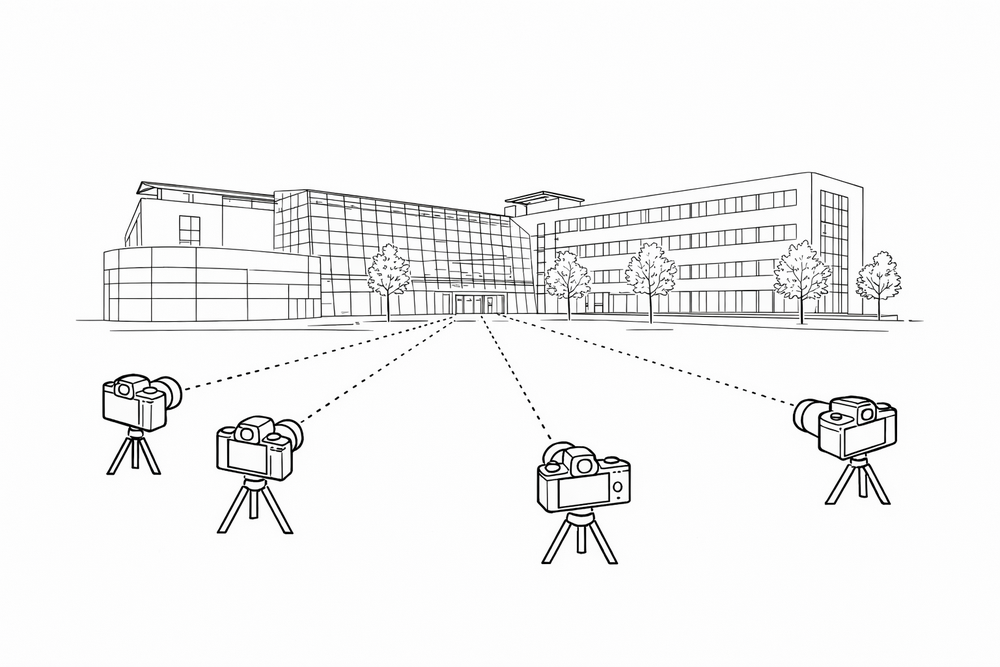
#> input picture ex1/3dcv_teaser.png, 1000 x 667 px, shrunk from 1536 x 1024 before the run
$ jupyter execute ex01_svd.ipynb
#> lines starting #> are read from the running program, lines starting #| are printed output that depends on the picture
[cell 1]
import numpy as np
import matplotlib.pyplot as plt
from PIL import Image

# Exercise 1b: SVD and Least Squares

**3D Computer Vision — Summer Semester 2026**

**Prof. Dr. Daniel Cremers, TU Munich**

---

In this notebook you will explore the **singular value decomposition** (SVD) through image compression, and apply least-squares fitting via the pseudo-inverse. You will also compare least-squares with PCA and understand why they give different results.

| Part | Topic | What you'll see |
|------|-------|-----------------|
| V | SVD image compression | How few singular values capture most of an image |
| VI | Least-squares vs PCA | Two ways to fit a line — and why they differ |

## Part V: SVD Image Compression

A grayscale image is just a matrix $A \in \mathbb{R}^{m \times n}$ of pixel intensities. Its SVD decomposes it into a sum of rank-1 "layers":

$$A = \sigma_1 \mathbf{u}_1 \mathbf{v}_1^\top + \sigma_2 \mathbf{u}_2 \mathbf{v}_2^\top + \cdots + \sigma_r \mathbf{u}_r \mathbf{v}_r^\top$$

Each layer $\sigma_i \mathbf{u}_i \mathbf{v}_i^\top$ captures a pattern of decreasing importance. The **Eckart-Young theorem** guarantees that keeping only the first $k$ terms gives the best possible rank-$k$ approximation:

$$A_k = \sum_{i=1}^{k} \sigma_i \mathbf{u}_i \mathbf{v}_i^\top, \qquad \|A - A_k\|_F^2 = \sum_{i=k+1}^{r} \sigma_i^2$$

This is also the core idea behind **PCA**: the leading singular vectors capture the directions of greatest variance in the data.

**Implement** `svd_compress` below.

[cell 2]
_img = Image.open("3dcv_teaser.png").convert("L")
img_gray = np.array(_img, dtype=float) / 255.0
U_img, S_img, Vt_img = np.linalg.svd(img_gray, full_matrices=False)
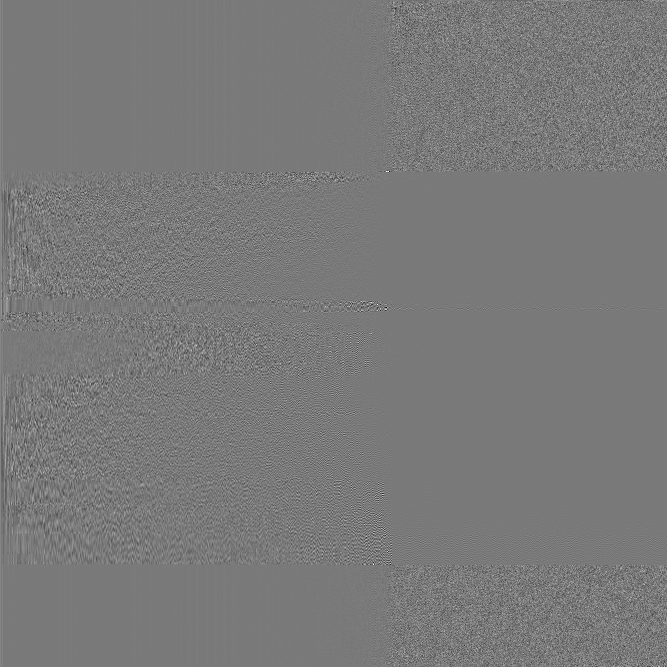
#> U_img: shape (667, 667) float64; min -0.431, max 0.47, mean 5.63e-05; drawn with min black and max white
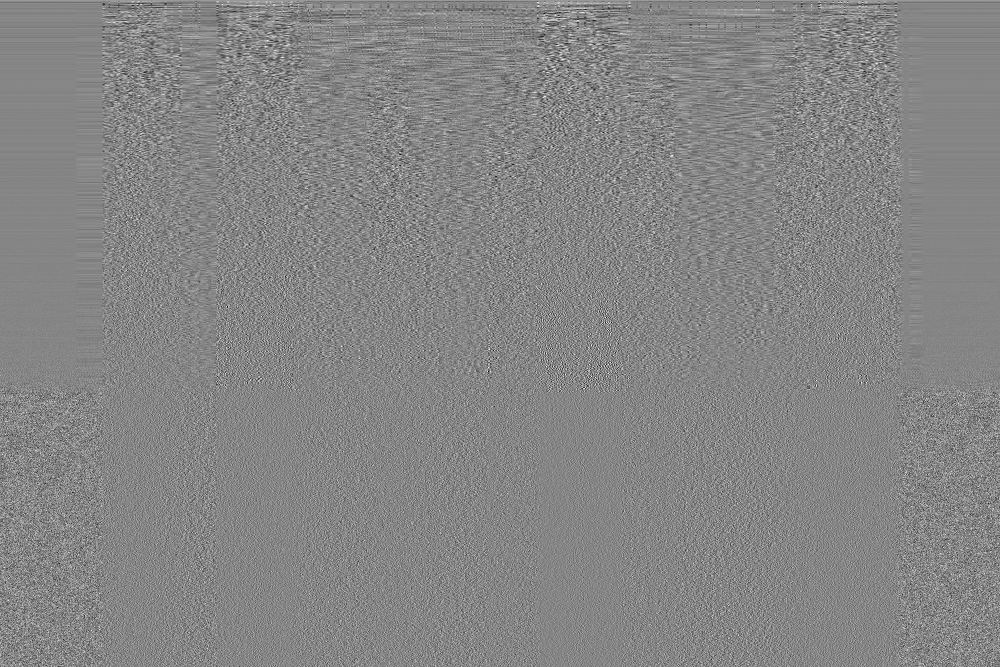
#> Vt_img: shape (667, 1000) float64; min -0.216, max 0.196, mean 4.85e-05; drawn with min black and max white
#> S_img = 667 values, max 784.4 at index 0, min 0.0167 at index 666, mean 3.22

[cell 3]
def svd_compress(U, S, Vt, k):
    """Reconstruct a matrix using only the first k singular values.

    Args:
        U: Left singular vectors, shape (m, r).
        S: Singular values, shape (r,).
        Vt: Right singular vectors, shape (r, n).
        k: Number of singular values to keep.

    Returns:
        A_k: Rank-k approximation, shape (m, n).
    """
    U_k = U[:, :k]
    S_k = np.diag(S[:k])
    Vt_k = Vt[:k, :]
    A_k = U_k @ S_k @ Vt_k
    return A_k

[cell 4]
rank_values = [1, 5, 10, 20, 50, 100]
total_energy = np.sum(S_img**2)
#> total_energy = 626931

_fig, axes = plt.subplots(2, 4, figsize=(18, 8))

axes[0, 0].imshow(img_gray, cmap="gray", vmin=0, vmax=1)
axes[0, 0].set_title("Original", fontsize=11)
axes[0, 0].axis("off")

for idx, k in enumerate(rank_values):
    row, col = divmod(idx + 1, 4)
    img_k = svd_compress(U_img, S_img, Vt_img, k)
    energy = np.sum(S_img[:k]**2) / total_energy * 100
    m, n = img_gray.shape
    storage = k * (m + n + 1) / (m * n) * 100
    axes[row, col].imshow(np.clip(img_k, 0, 1), cmap="gray", vmin=0, vmax=1)
    axes[row, col].set_title(f"k={k}  ({energy:.0f}% energy, {storage:.0f}% storage)", fontsize=10)
    axes[row, col].axis("off")
#> this loop made 6 passes
#> energy on passes 2 to 6: 98.62, 98.86, 99.12, 99.53, 99.82
#> (S_k in svd_compress, energy) on pass 1: ([784.4], 98.15)
#> pass 1, in svd_compress, `A_k = U_k @ S_k @ Vt_k`:
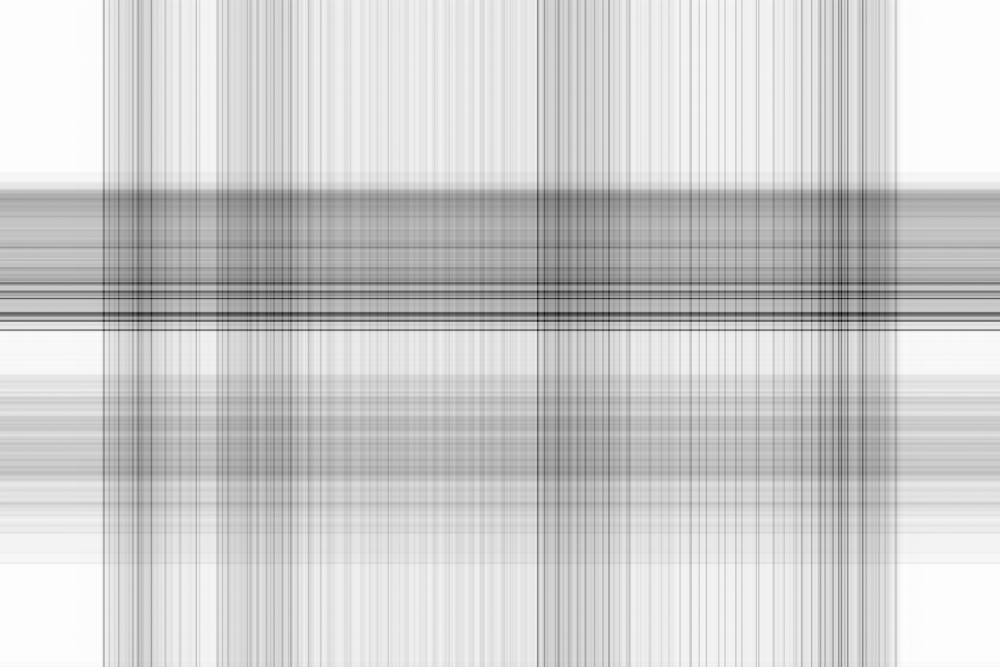
#> A_k: shape (667, 1000) float64; min 0.672, max 1.03, mean 0.959; drawn with min black and max white
#> pass 2, in svd_compress (call 2), `A_k = U_k @ S_k @ Vt_k`:
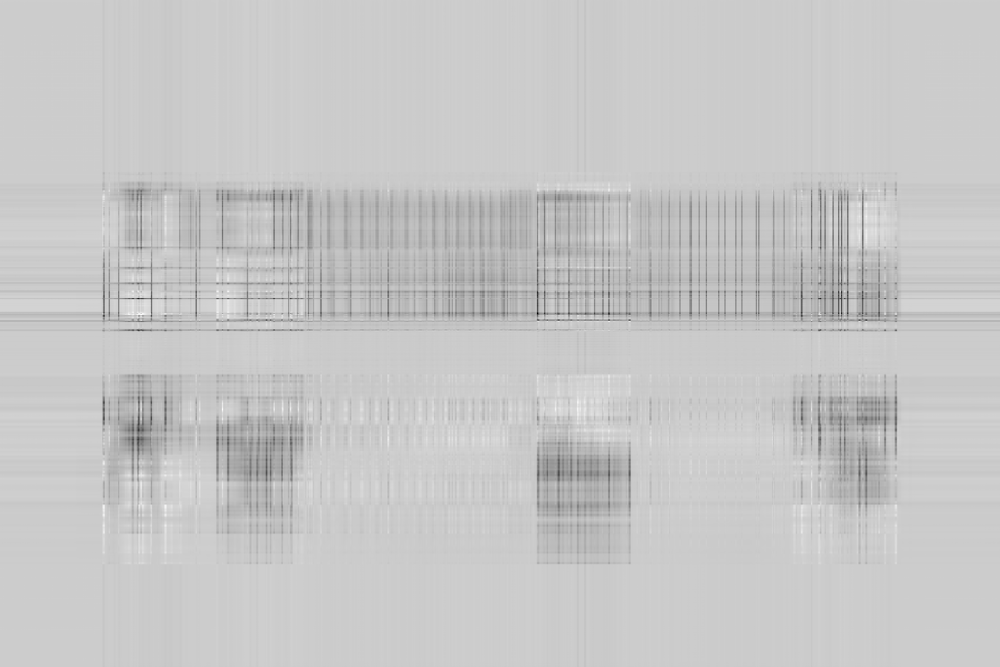
#> A_k: shape (667, 1000) float64; min -0.339, max 1.32, mean 0.959; drawn with min black and max white
#> pass 3, in svd_compress (call 3), `A_k = U_k @ S_k @ Vt_k`:
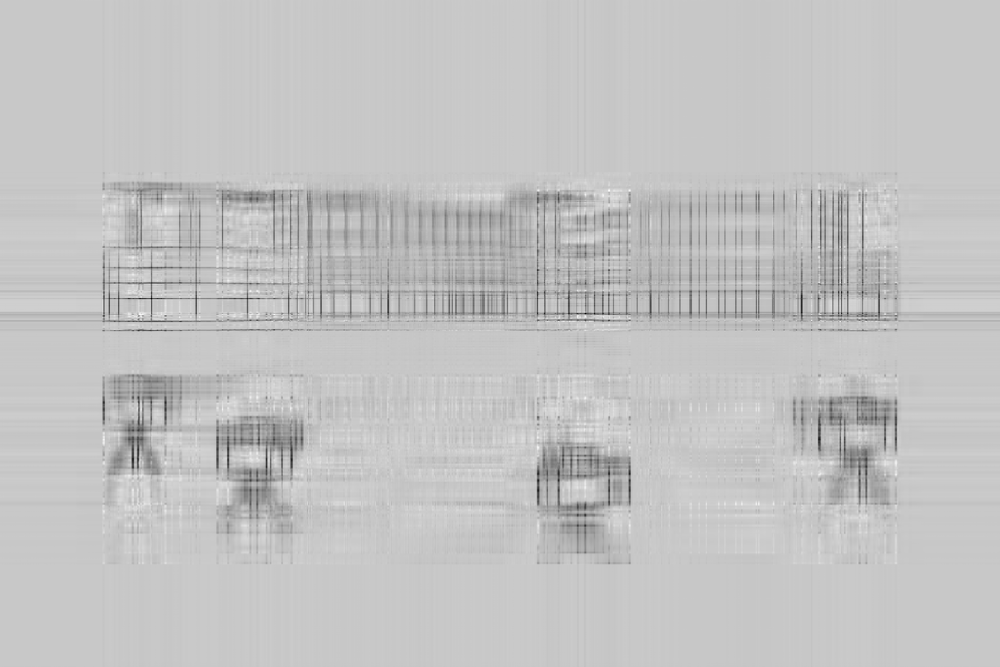
#> A_k: shape (667, 1000) float64; min -0.301, max 1.35, mean 0.959; drawn with min black and max white
#> after the loop:
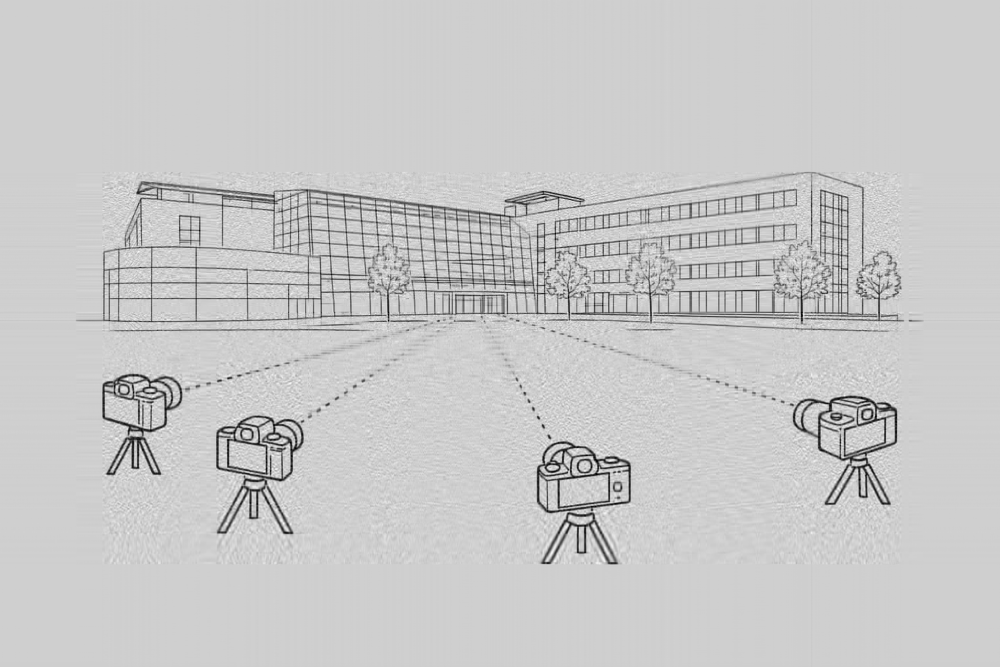
#> img_k: shape (667, 1000) float64; min -0.191, max 1.27, mean 0.959; drawn with min black and max white

axes[1, 3].semilogy(np.arange(1, len(S_img)+1), S_img, "b-", lw=1)
axes[1, 3].set_xlabel("Index")
axes[1, 3].set_ylabel("�� (log scale)")
axes[1, 3].set_title("Singular value spectrum", fontsize=10)
axes[1, 3].grid(True, alpha=0.3)

plt.tight_layout()
plt.show()
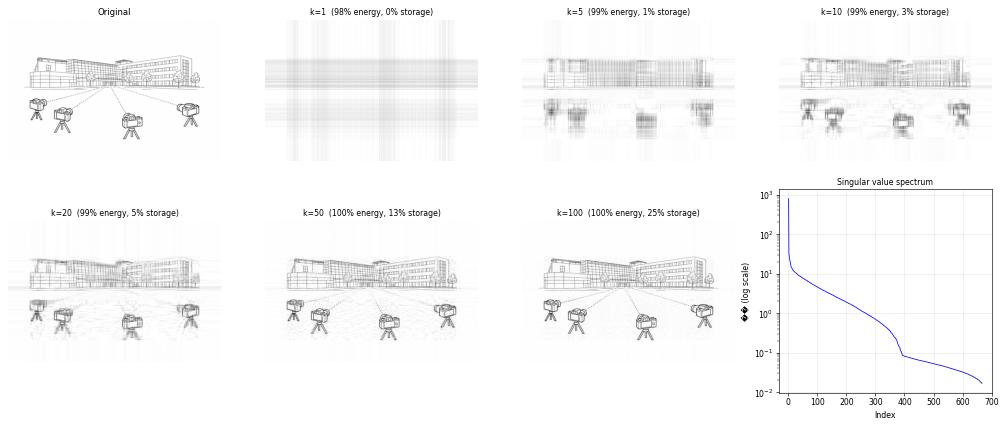
#> figure drawn by matplotlib, 8 panels; panel 8: curve peaks at x = 1, y = 784.4

## Part VI: Least-Squares vs PCA Line Fitting

There are two natural ways to fit a line to 2D points. They look similar but minimize **different things**.

**Method 1 — Least squares.** Model the line as $y = ax + b$ and solve the overdetermined system via the pseudo-inverse. This minimizes the **vertical** distance $\sum_i (y_i - ax_i - b)^2$.

**Method 2 — PCA.** Treat each point as a 2D vector $(x_i, y_i)$. Compute the covariance matrix and find its eigenvectors. The first eigenvector points along the direction of greatest variance — i.e. along the line. This minimizes the **orthogonal** distance from each point to the line.

**Implement both and compare.** Why are the results different?

[cell 5]
np.random.seed(42)
_N = 50
_x = np.linspace(-2, 2, _N)
_y = 2.0 * _x + 1.0 + 1.5 * np.random.randn(_N)
points = np.column_stack([_x, _y])
#> points = 50 pairs, first value -2 to 2, second value -3.75 to 6.26

[cell 6]
def fit_line_least_squares(pts):
    """Fit y = ax + b via pseudo-inverse.

    Args:
        pts: Shape (N, 2).

    Returns:
        a, b: Line parameters.
    """
    x = pts[:, 0]
    y = pts[:, 1]
    A = np.column_stack([x, np.ones(len(x))])
    theta = np.linalg.pinv(A) @ y
    a, b = theta
    return a, b

def fit_line_pca(pts):
    """Fit a line through PCA on 2D points.

    Args:
        pts: Shape (N, 2).

    Returns:
        center: (2,) mean of points.
        direction: (2,) unit vector along principal component.
    """
    center = np.mean(pts, axis=0)
    X = pts - center
    U, S, Vt = np.linalg.svd(X)
    direction = Vt[0]
    return center, direction

[cell 7]
a, b = fit_line_least_squares(points)
#> in fit_line_least_squares, `x = pts[:, 0]`: x = 50 values from -2 to 2
#> in fit_line_least_squares, `y = pts[:, 1]`: y = 50 values, max 6.26 at index 47, min -3.75 at index 13, mean 0.662
#> in fit_line_least_squares, `A = np.column_stack([x, np.ones(len(x))])`: A = 50 pairs, first value -2 to 2, second value 1 to 1
#> in fit_line_least_squares, `theta = np.linalg.pinv(A) @ y`: theta = [1.78, 0.662]
#> in fit_line_least_squares, `a, b = theta`: a = 1.78; b = 0.662
#> a = 1.78; b = 0.662
center, direction = fit_line_pca(points)
#> in fit_line_pca, `center = np.mean(pts, axis=0)`: center = [-1.07e-16, 0.662]
#> in fit_line_pca, `X = pts - center`: X = 50 pairs, first value -2 to 2, second value -4.41 to 5.6
#> in fit_line_pca, `U, S, Vt = np.linalg.svd(X)`:
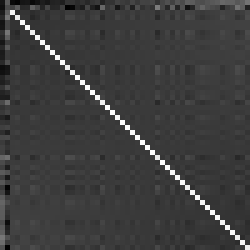
#> U: shape (50, 50) float64 (shown 5 times larger); min -0.296, max 0.999, mean 0.0193; drawn with min black and max white
#> in fit_line_pca, `U, S, Vt = np.linalg.svd(X)`: S = [19.11, 4.2]; Vt = [[0.386, 0.923], [-0.923, 0.386]]
#> in fit_line_pca, `direction = Vt[0]`: direction = [0.386, 0.923]
#> center = [-1.07e-16, 0.662]; direction = [0.386, 0.923]
a_pca = direction[1] / direction[0]
#> a_pca = 2.39
b_pca = center[1] - a_pca * center[0]
#> b_pca = 0.662

_fig, ax = plt.subplots(figsize=(9, 6))
ax.scatter(points[:, 0], points[:, 1], s=20, alpha=0.5, zorder=5, label="Data")

xf = np.linspace(-3, 3, 200)
#> xf = 200 values from -3 to 3
ax.plot(xf, 2.0 * xf + 1.0, "g--", alpha=0.4, lw=1.5, label="Ground truth: y = 2x + 1")
ax.plot(xf, a * xf + b, "r-", lw=2, label=f"Least squares: y = {a:.2f}x + {b:.2f}")
ax.plot(xf, a_pca * xf + b_pca, "b-", lw=2, label=f"PCA: y = {a_pca:.2f}x + {b_pca:.2f}")

for i in range(0, len(points), 10):
    p = points[i]
    ax.plot([p[0], p[0]], [p[1], a * p[0] + b], "r-", alpha=0.2, lw=0.8)
    proj = center + np.dot(p - center, direction) * direction
    ax.plot([p[0], proj[0]], [p[1], proj[1]], "b-", alpha=0.2, lw=0.8)
#> this loop made 5 passes
#> (i, p, proj) on passes 2 to 5: (10, [-1.18, -2.06], [-1.15, -2.08]), (20, [-0.367, 2.46], [0.587, 2.06]), (30, [0.449, 0.995], [0.186, 1.11]), (40, [1.27, 4.64], [1.6, 4.5])
#> (p, proj) on pass 1: ([-2, -2.25], [-1.34, -2.53])

ax.set_xlabel("x")
ax.set_ylabel("y")
ax.legend(fontsize=10)
ax.set_aspect("equal")
ax.grid(True, alpha=0.3)
ax.set_title("Red: vertical distances (LS) | Blue: orthogonal distances (PCA)")
plt.tight_layout()
plt.show()
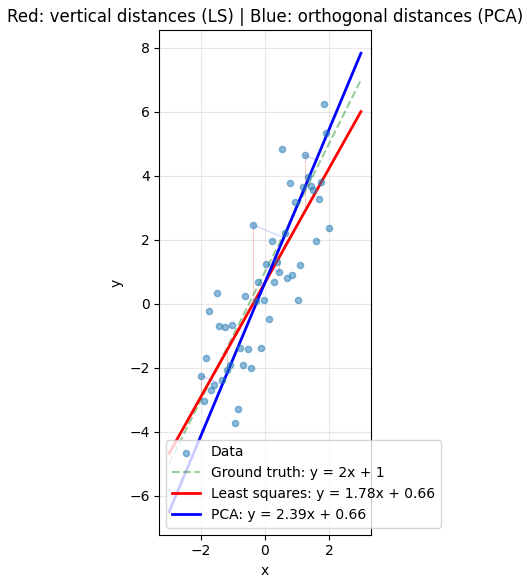
#> figure drawn by matplotlib, 1 panel; curve peaks at x = 3, y = 7; curve peaks at x = 3, y = 6.01; curve peaks at x = 3, y = 7.83
